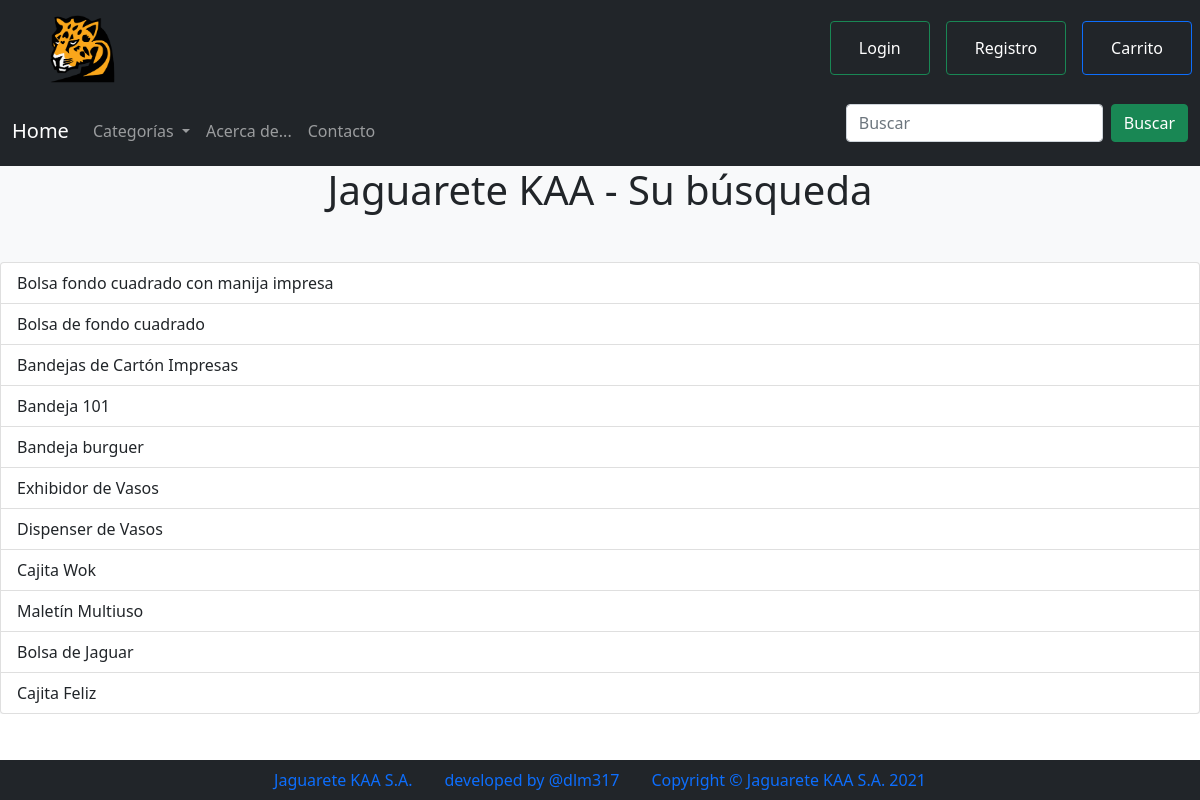
/resultado_busqueda/, run on the app's committed database.
### jaguarete01/models.py (models this page shows, shortened)
class Producto(models.Model):
    class Meta:
        permissions = (("can_add_productos", "Can add productos"),)
    titulo = models.CharField(max_length=100, unique=True)
    categoria_base = models.ForeignKey(Categoria, on_delete=models.CASCADE)
    detalle = models.CharField(max_length=1000, default='N/A')
    precio = models.FloatField()
    imagen = models.ImageField(upload_to='uploaded_images')
    fecha_creacion = models.DateTimeField(auto_now=True)

### jaguarete01/views.py (the view)
# urls.py: path('resultado_busqueda/', views.ResultadoBusqueda.as_view(), name='resultado_busqueda'),
class ResultadoBusqueda(ListView):
    model = Producto
    template_name = 'resultado_busqueda.html'
    def get_queryset(self):
        query = self.request.GET.get('q')
        if query:
            queryset = Producto.objects.filter(
                Q(titulo__icontains=query) | Q(categoria_base__descripcion__icontains=query) | Q(detalle__icontains=query)
        )
            print(queryset)
        else:
            queryset = Producto.objects.all()
        return queryset

### jaguarete01/models.py (called while the page is built)
    def __str__(self):
        return self.descripcion

### jaguarete01/templatetags/categorias.py (called while the page is built)
@register.inclusion_tag('categorias.html')
def mostrar_categorias():
    return {'categorias': Categoria.objects.all()}

### jaguarete01/templates/resultado_busqueda.html (shortened to what this page needs)
{% extends "template.html" %}
{% load categorias %}
{% load static %}  {% block body %}
<h1 class="text-center mb-5">Jaguarete KAA - Su búsqueda</h1>
<div class="list-group mt-3">
  {% for producto in object_list %}
  <a href="{% url 'jaguarete01:producto' pk=producto.id%}" class="list-group-item list-group-item-action">
    {{ producto.titulo}}
  </a>
  {% empty%}
  <p class="text-center">
    Perdona, no encontramos lo que buscabas, puedes probar de nuevo si lo deseas.
</p>
  {% endfor %}
</div>
{% endblock %}

### data on the page
Producto: titulo "Bolsa fondo cuadrado con manija impresa"
Producto: titulo "Bolsa de fondo cuadrado"
Producto: titulo "Bandejas de Cartón Impresas"
Producto: titulo "Bandeja 101"
Producto: titulo "Bandeja burguer"
Producto: titulo "Exhibidor de Vasos"
Producto: titulo "Dispenser de Vasos"
Producto: titulo "Cajita Wok"
Producto: titulo "Maletín Multiuso"
Producto: titulo "Bolsa de Jaguar"
Producto: titulo "Cajita Feliz"
